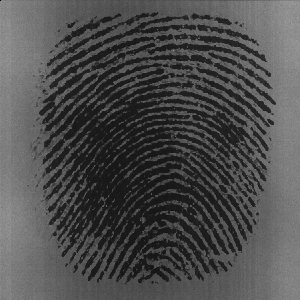
#> input picture DB3_B/101_1.tif, 300 x 300 px; its folder holds only this picture in this run
$ python -i main.py   (imports and definitions only)   (older library calls are emulated)
#> lines starting #> are read from the running program, lines starting #| are printed output that depends on the picture; after the words box and inside, x2 and y2 are one past the last pixel; in counts of white or black regions, pixels touching at a corner belong together
#> further down, picture is the input picture: shape (300, 300); min 1, max 161, mean 77.2
# from tkinter import *
from math import *
from tkinter.filedialog import *

import numpy as np
import scipy
from PIL import ImageTk, Image
from cv2 import *
from scipy import ndimage
from scipy import signal

# [1 line not run here, left out]


# import cv2.cv2 as cv


# [19 lines left out: function choosePic, not called in this run]


def image_enhance(img):
    # global img
    blksze = 16
    thresh = 0.1
    normim, mask = ridge_segment(img, blksze, thresh)  # normalise the image and find a ROI
    # imshow("norm", normim)

    gradientsigma = 1
    blocksigma = 7
    orientsmoothsigma = 7
    orientim = ridge_orient(normim, gradientsigma, blocksigma, orientsmoothsigma)  # find orientation of every pixel
    # imshow("orient", orientim)

    blksze = 38
    windsze = 5
    minWaveLength = 5
    maxWaveLength = 15
    freq, medfreq = ridge_freq(normim, mask, orientim, blksze, windsze, minWaveLength,
                               maxWaveLength)  # find the overall frequency of ridges
    # imshow("freq", freq)

    freq = medfreq * mask
    kx = 0.65
    ky = 0.65
    newim = ridge_filter(normim, orientim, freq, kx, ky)  # create gabor filter and do the actual filtering
    # imshow("new",newim)

    img = 255 * (newim >= -3)
    # print(img)
    # show(img, enhanceImg)
    return img

def normalise(img):
    normed = (img - np.mean(img)) / (np.std(img))
    return normed


def ridge_segment(im, blksze, thresh):  # img,16,0.1

#> called with blksze = 16, thresh = 0.1
    rows, cols = im.shape
#> rows = 300; cols = 300

    im = normalise(im)  # normalise to get zero mean and unit standard deviation 归一化？
    # imshow("norm",im)

    new_rows = np.int(blksze * np.ceil((np.float(rows)) / (np.float(blksze))))
#> new_rows = 304
    new_cols = np.int(blksze * np.ceil((np.float(cols)) / (np.float(blksze))))
#> new_cols = 304

    padded_img = np.zeros((new_rows, new_cols))
    stddevim = np.zeros((new_rows, new_cols))

    padded_img[0:rows][:, 0:cols] = im

    for i in range(0, new_rows, blksze):
        for j in range(0, new_cols, blksze):
            block = padded_img[i:i + blksze][:, j:j + blksze]

            stddevim[i:i + blksze][:, j:j + blksze] = np.std(block) * np.ones(block.shape)
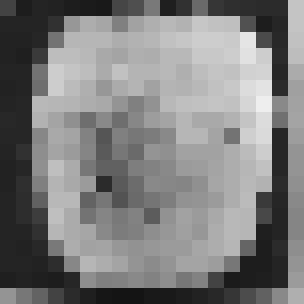
#> stddevim: shape (304, 304) float64; min 0.0831, max 0.939, mean 0.495

    stddevim = stddevim[0:rows][:, 0:cols]
#> stddevim: shape (300, 300) float64

    mask = stddevim > thresh
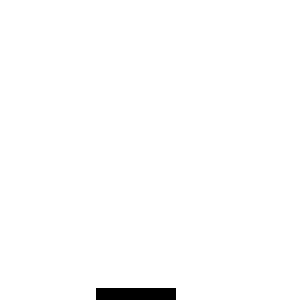
#> mask: shape (300, 300) bool; 98.9% white; 1 black region, box (x1, y1, x2, y2) and area: (96, 288, 176, 300) 960

    mean_val = np.mean(im[mask])
#> mean_val = -0.00064

    std_val = np.std(im[mask])
#> std_val = 1.01

    normim = (im - mean_val) / (std_val)
    # imshow("norm",normim)

    return (normim, mask)


def ridge_orient(im, gradientsigma, blocksigma, orientsmoothsigma):
#> called with gradientsigma = 1, blocksigma = 7, orientsmoothsigma = 7
    rows, cols = im.shape
#> rows = 300; cols = 300
    # Calculate image gradients.
    sze = np.fix(6 * gradientsigma)
    if np.remainder(sze, 2) == 0:
        sze = sze + 1

    gauss = cv2.getGaussianKernel(np.int(sze), gradientsigma)
    f = gauss * gauss.T

    fy, fx = np.gradient(f)  # Gradient of Gaussian

    # Gx = ndimage.convolve(np.double(im),fx);
    # Gy = ndimage.convolve(np.double(im),fy);

    Gx = signal.convolve2d(im, fx, mode='same')
    Gy = signal.convolve2d(im, fy, mode='same')

    Gxx = np.power(Gx, 2)
    Gyy = np.power(Gy, 2)
    Gxy = Gx * Gy

    # Now smooth the covariance data to perform a weighted summation of the data.

    sze = np.fix(6 * blocksigma)

    gauss = cv2.getGaussianKernel(np.int(sze), blocksigma)
    f = gauss * gauss.T

    Gxx = ndimage.convolve(Gxx, f)
    Gyy = ndimage.convolve(Gyy, f)
    Gxy = 2 * ndimage.convolve(Gxy, f)

    # Analytic solution of principal direction
    denom = np.sqrt(np.power(Gxy, 2) + np.power((Gxx - Gyy), 2)) + np.finfo(float).eps

    sin2theta = Gxy / denom  # Sine and cosine of doubled angles
    cos2theta = (Gxx - Gyy) / denom

    if orientsmoothsigma:
        sze = np.fix(6 * orientsmoothsigma)
        if np.remainder(sze, 2) == 0:
            sze = sze + 1
        gauss = cv2.getGaussianKernel(np.int(sze), orientsmoothsigma)
        f = gauss * gauss.T
        cos2theta = ndimage.convolve(cos2theta, f)  # Smoothed sine and cosine of
        sin2theta = ndimage.convolve(sin2theta, f)  # doubled angles

    orientim = np.pi / 2 + np.arctan2(sin2theta, cos2theta) / 2
    return orientim


def ridge_freq(im, mask, orient, blksze, windsze, minWaveLength, maxWaveLength):
#> called with blksze = 38, windsze = 5, minWaveLength = 5, maxWaveLength = 15
    rows, cols = im.shape
#> rows = 300; cols = 300
    freq = np.zeros((rows, cols))

    for r in range(0, rows - blksze, blksze):
        for c in range(0, cols - blksze, blksze):
            blkim = im[r:r + blksze][:, c:c + blksze]
            blkor = orient[r:r + blksze][:, c:c + blksze]

            freq[r:r + blksze][:, c:c + blksze] = frequest(blkim, blkor, windsze, minWaveLength, maxWaveLength)
#> this loop made 7 passes
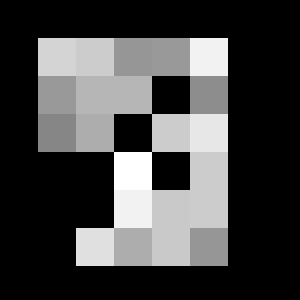
#> freq: shape (300, 300) float64; min 0, max 0.2, mean 0.0531; drawn with min black and max white

    freq = freq * mask
    freq_1d = np.reshape(freq, (1, rows * cols))
    ind = np.where(freq_1d > 0)
#> ind = 31768 positions, rows 0 to 0, columns 11438 to 79727

    ind = np.array(ind)
    ind = ind[1, :]

    non_zero_elems_in_freq = freq_1d[0][ind]

    meanfreq = np.mean(non_zero_elems_in_freq)
#> meanfreq = 0.151
    medianfreq = np.median(non_zero_elems_in_freq)  # does not work properly
#> medianfreq = 0.158
#> in image_enhance, `freq, medfreq = ridge_freq(normim, mask, orientim, blksze, windsze, mi..`: medfreq = 0.151
    return freq, meanfreq


def frequest(im, orientim, windsze, minWaveLength, maxWaveLength):
    rows, cols = np.shape(im)

    # Find mean orientation within the block. This is done by averaging the
    # sines and cosines of the doubled angles before reconstructing the
    # angle again.  This avoids wraparound problems at the origin.

    cosorient = np.mean(np.cos(2 * orientim))
    sinorient = np.mean(np.sin(2 * orientim))
    orient = atan2(sinorient, cosorient) / 2

    # Rotate the image block so that the ridges are vertical

    # ROT_mat = cv2.getRotationMatrix2D((cols/2,rows/2),orient/np.pi*180 + 90,1)
    # rotim = cv2.warpAffine(im,ROT_mat,(cols,rows))
    rotim = scipy.ndimage.rotate(im, orient / np.pi * 180 + 90, axes=(1, 0), reshape=False, order=3, mode='nearest')

    # Now crop the image so that the rotated image does not contain any
    # invalid regions.  This prevents the projection down the columns
    # from being mucked up.

    cropsze = int(np.fix(rows / np.sqrt(2)))
    offset = int(np.fix((rows - cropsze) / 2))
    rotim = rotim[offset:offset + cropsze][:, offset:offset + cropsze]

    # Sum down the columns to get a projection of the grey values down
    # the ridges.

    proj = np.sum(rotim, axis=0)
    dilation = scipy.ndimage.grey_dilation(proj, windsze, structure=np.ones(windsze))

    temp = np.abs(dilation - proj)

    peak_thresh = 2

    maxpts = (temp < peak_thresh) & (proj > np.mean(proj))
    maxind = np.where(maxpts)

    rows_maxind, cols_maxind = np.shape(maxind)

    # Determine the spatial frequency of the ridges by divinding the
    # distance between the 1st and last peaks by the (No of peaks-1). If no
    # peaks are detected, or the wavelength is outside the allowed bounds,
    # the frequency image is set to 0

    if cols_maxind < 2:
        freqim = np.zeros(im.shape)
    else:
        NoOfPeaks = cols_maxind
        waveLength = (maxind[0][cols_maxind - 1] - maxind[0][0]) / (NoOfPeaks - 1)
        if waveLength >= minWaveLength and waveLength <= maxWaveLength:
            freqim = 1 / np.double(waveLength) * np.ones(im.shape)
        else:
            freqim = np.zeros(im.shape)

    return freqim


def ridge_filter(im, orient, freq, kx, ky):
#> called with kx = 0.65, ky = 0.65
    angleInc = 3
    im = np.double(im)
    rows, cols = im.shape
#> rows = 300; cols = 300
    newim = np.zeros((rows, cols))

    freq_1d = np.reshape(freq, (1, rows * cols))
    ind = np.where(freq_1d > 0)
#> ind = 89040 positions, rows 0 to 0, columns 0 to 89999

    ind = np.array(ind)
    ind = ind[1, :]

    # Round the array of frequencies to the nearest 0.01 to reduce the
    # number of distinct frequencies we have to deal with.

    non_zero_elems_in_freq = freq_1d[0][ind]
    non_zero_elems_in_freq = np.double(np.round((non_zero_elems_in_freq * 100))) / 100

    unfreq = np.unique(non_zero_elems_in_freq)
#> unfreq = [0.15]

    # Generate filters corresponding to these distinct frequencies and
    # orientations in 'angleInc' increments.

    sigmax = 1 / unfreq[0] * kx
#> sigmax = 4.33
    sigmay = 1 / unfreq[0] * ky
#> sigmay = 4.33

    sze = np.int(np.round(3 * np.max([sigmax, sigmay])))
#> sze = 13

    x, y = np.meshgrid(np.linspace(-sze, sze, (2 * sze + 1)), np.linspace(-sze, sze, (2 * sze + 1)))

    reffilter = np.exp(-(((np.power(x, 2)) / (sigmax * sigmax) + (np.power(y, 2)) / (sigmay * sigmay)))) * np.cos(
        2 * np.pi * unfreq[0] * x)  # this is the original gabor filter

    filt_rows, filt_cols = reffilter.shape
#> filt_rows = 27; filt_cols = 27

    angleRange = np.int(180 / angleInc)

    gabor_filter = np.array(np.zeros((angleRange, filt_rows, filt_cols)))

    for o in range(0, angleRange):
        # Generate rotated versions of the filter.  Note orientation
        # image provides orientation *along* the ridges, hence +90
        # degrees, and imrotate requires angles +ve anticlockwise, hence
        # the minus sign.

        rot_filt = scipy.ndimage.rotate(reffilter, -(o * angleInc + 90), reshape=False)
        gabor_filter[o] = rot_filt

    # Find indices of matrix points greater than maxsze from the image
    # boundary

    maxsze = int(sze)
#> maxsze = 13

    temp = freq > 0
    validr, validc = np.where(temp)

    temp1 = validr > maxsze
    temp2 = validr < rows - maxsze
    temp3 = validc > maxsze
    temp4 = validc < cols - maxsze

    final_temp = temp1 & temp2 & temp3 & temp4

    finalind = np.where(final_temp)

    # Convert orientation matrix values from radians to an index value
    # that corresponds to round(degrees/angleInc)

    maxorientindex = np.round(180 / angleInc)
    orientindex = np.round(orient / np.pi * 180 / angleInc)

    # do the filtering

    for i in range(0, rows):
        for j in range(0, cols):
            if orientindex[i][j] < 1:
                orientindex[i][j] = orientindex[i][j] + maxorientindex
            if orientindex[i][j] > maxorientindex:
                orientindex[i][j] = orientindex[i][j] - maxorientindex
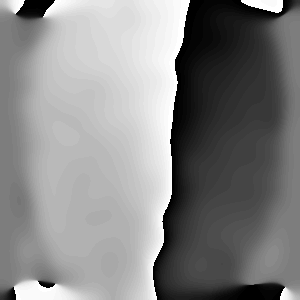
#> orientindex: shape (300, 300) float64; min 1, max 60, mean 31.9; drawn with min black and max white
    finalind_rows, finalind_cols = np.shape(finalind)
#> finalind_rows = 1; finalind_cols = 74529
    sze = int(sze)
    for k in range(0, finalind_cols):
        r = validr[finalind[0][k]]
        c = validc[finalind[0][k]]

        img_block = im[r - sze:r + sze + 1][:, c - sze:c + sze + 1]

        newim[r][c] = np.sum(img_block * gabor_filter[int(orientindex[r][c]) - 1])
#> this loop made 74529 passes
#> pass 1, in ridge_filter, `img_block = im[r - sze:r + sze + 1][:, c - sze:c + sze + 1]`:
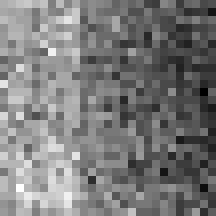
#> img_block: shape (27, 27) float64 (shown 8 times larger); min 0.921, max 1.93, mean 1.41; drawn with min black and max white
#> after the loop:
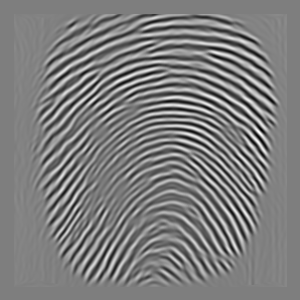
#> newim: shape (300, 300) float64; min -30.45, max 30.9, mean -0.2; drawn with min black and max white

    return newim


# [281 lines left out: functions VThin, HThin, thinning, feature, show, not called in this run]


# [35 lines not run here, left out]

>>> import cv2
>>> picture = cv2.imread('DB3_B/101_1.tif', cv2.IMREAD_GRAYSCALE)
>>> result = image_enhance(picture)
#> in image_enhance, `img = 255 * (newim >= -3)`:
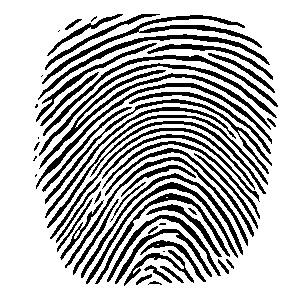
#> img: shape (300, 300) int64; 72% white; 59 black regions (9 under 20 px), largest, box (x1, y1, x2, y2) and area: (39, 70, 271, 169) 1403, (42, 15, 262, 84) 1364, (36, 83, 272, 189) 1120

$ run again, on DB3_B/101_2.tif
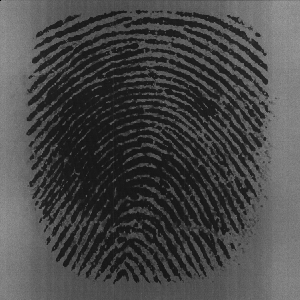
#> input picture DB3_B/101_2.tif, 300 x 300 px
#> picture is the input picture: shape (300, 300); min 1, max 159, mean 71.5
#> mask: shape (300, 300) bool; 99.3% white; 2 black regions, box (x1, y1, x2, y2) and area: (112, 288, 144, 300) 384, (48, 272, 64, 288) 256
#> mean_val = -0.00185
#> std_val = 1
#> in ridge_orient, `rows, cols = im.shape`: rows = 300
#> the loop in ridge_freq, `for r in range(0, rows - blksze, blksze):` made 7 passes
#> in ridge_freq, `ind = np.where(freq_1d > 0)`: ind = 38988 positions, rows 0 to 0, columns 114 to 79727
#> meanfreq = 0.148
#> medianfreq = 0.143
#> medfreq = 0.148
#> in ridge_filter, `rows, cols = im.shape`: rows = 300
#> in ridge_filter, `ind = np.where(freq_1d > 0)`: ind = 89360 positions, rows 0 to 0, columns 0 to 89999
#> unfreq = [0.15]
#> sigmax = 4.33
#> sze = 13
#> filt_rows = 27
#> maxsze = 13
#> after the loop in ridge_filter, `for i in range(0, rows):`:
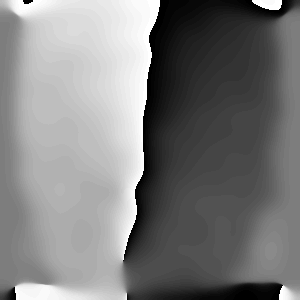
#> orientindex: shape (300, 300) float64; min 1, max 60, mean 29.9; drawn with min black and max white
#> finalind_rows = 1; finalind_cols = 74289
#> in image_enhance, `img = 255 * (newim >= -3)`:
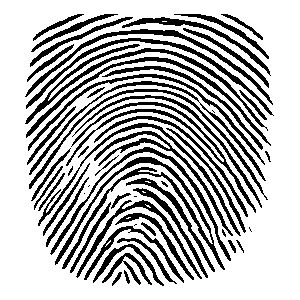
#> img: shape (300, 300) int64; 71.4% white; 59 black regions (9 under 20 px), largest, box (x1, y1, x2, y2) and area: (55, 157, 225, 270) 1926, (25, 44, 268, 131) 1442, (66, 102, 256, 213) 1294

$ run again, on DB3_B/101_4.tif
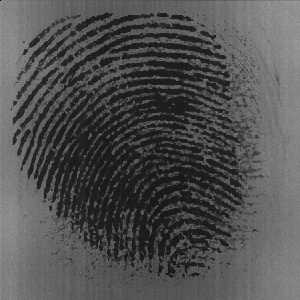
#> input picture DB3_B/101_4.tif, 300 x 300 px
#> picture is the input picture: shape (300, 300); min 1, max 159, mean 80.8
#> mask: shape (300, 300) bool; 99.4% white; 1 black region, box (x1, y1, x2, y2) and area: (144, 288, 192, 300) 576
#> mean_val = -0.000729
#> std_val = 1
#> in ridge_orient, `rows, cols = im.shape`: rows = 300
#> the loop in ridge_freq, `for r in range(0, rows - blksze, blksze):` made 7 passes
#> in ridge_freq, `ind = np.where(freq_1d > 0)`: ind = 41876 positions, rows 0 to 0, columns 11438 to 79727
#> meanfreq = 0.148
#> medianfreq = 0.15
#> medfreq = 0.148
#> in ridge_filter, `rows, cols = im.shape`: rows = 300
#> in ridge_filter, `ind = np.where(freq_1d > 0)`: ind = 89424 positions, rows 0 to 0, columns 0 to 89999
#> unfreq = [0.15]
#> sigmax = 4.33
#> sze = 13
#> filt_rows = 27
#> maxsze = 13
#> after the loop in ridge_filter, `for i in range(0, rows):`:
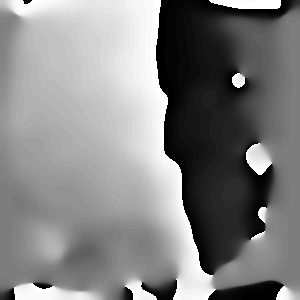
#> orientindex: shape (300, 300) float64; min 1, max 60, mean 31.4; drawn with min black and max white
#> finalind_rows = 1; finalind_cols = 74529
#> in image_enhance, `img = 255 * (newim >= -3)`:
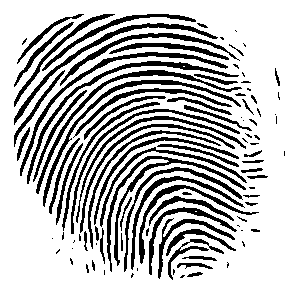
#> img: shape (300, 300) int64; 74.5% white; 102 black regions (40 under 20 px), largest, box (x1, y1, x2, y2) and area: (107, 156, 246, 272) 1230, (27, 61, 239, 184) 1063, (20, 52, 228, 176) 1062
